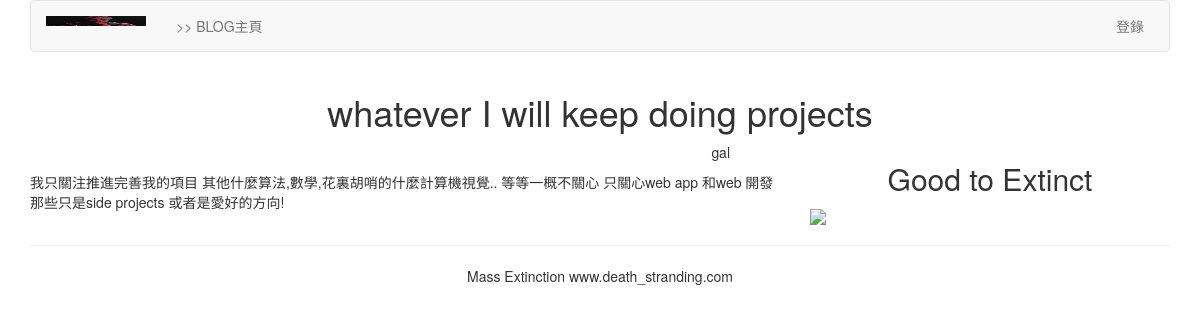
Page /blog/1/ on the committed database.
### blog/models.py (models this page shows, shortened)
class BlogArticles(models.Model):
    title = models.CharField(max_length=300)
    author = models.ForeignKey(User, on_delete=models.CASCADE, related_name='blog_posts')
    body = models.TextField()
    publish = models.DateTimeField(default=timezone.now)
    class Meta:
        ordering = ('-publish',)

### blog/views.py (the view)
# urls.py: path('<int:article_id>/',views.blog_article,name='blog_article'),
def blog_article(request,article_id):
    article = get_object_or_404(BlogArticles,id=article_id)
    pub = article.publish
    return render(request,'blog/content.html',{'article':article,';publish':pub})

### templates/blog/content.html (shortened to what this page needs)
{% extends "base.html" %}
{% block content %}
<div class="row text-center vertical-middle-sm">
    <h1>{{ article.title }}</h1>
</div>
<div class="row">
    <div class="col-xs-12 col-md-8">
        <p class="text-right"><span>{{ article.author.username }}
            </span>
        </p>
<div>{{ article.body }}</div>
    </div>
    <div class="col-xs-6 col-md-4">
        <h2 class='text-center'>Good to  Extinct</h2>
        <img width="300px" src='https://timgsa.baidu.com/timg?image&quality=80&size=b9999_10000&sec=1576394952694&di=6a24d5a7acbf6eeb70f210f583a4794b&imgtype=0&src=http%3A%2F%2Fi0.hdslb.com%2Fbfs%2Farchive%2Fa7234229cd5140810711cfbbec910b6eff03c657.jpg'>
    </div>
</div>
{% endblock %}

### rows in the picture
BlogArticles: title "whatever I will keep doing projects", author.username "gal", body "我只關注推進完善我的項目 其他什麼算法,數學,花裏胡哨的什麼計算機視覺.. 等等一概不關心 只關心web app 和web 開發 那些只是side projects 或者是愛好的方向!"
